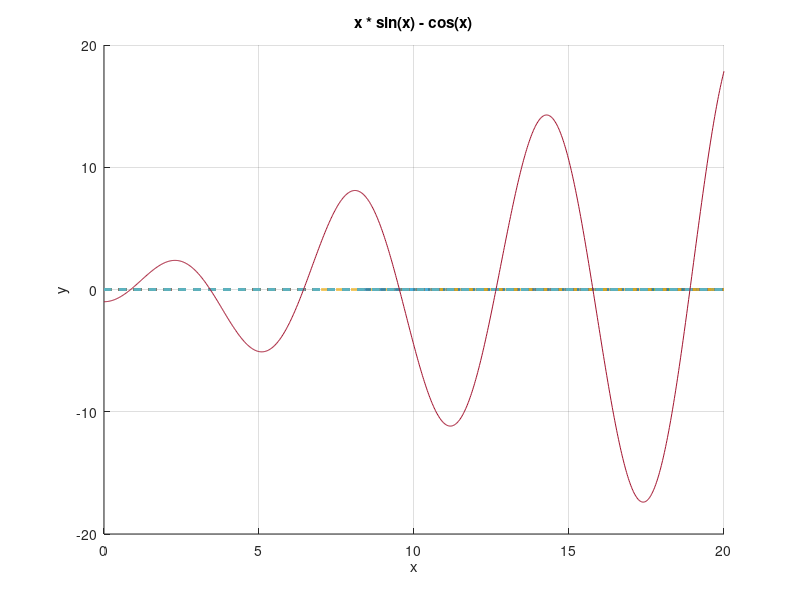

MATLAB code to generate this figure: (Note: this script raises an error after producing the figure.)
fun = @(x) x .* sin(x) - cos(x);

x = linspace(0, 20, 1000);
y = x .* sin(x) - cos(x);

hold on
grid on
title("x * sin(x) - cos(x)");
xlabel('x');
ylabel('y');
plot(x, zeros(1000), '--', 'linewidth', 2);
plot(x, y);

z = ginput(2);
[zr, zf] = fzero(fun, [z(1,1), z(2,1)]);
plot(zr, zf, 'r*', z(1,1), fun(z(1,1)), 'g*', z(2,1), fun(z(2,1)), 'g*');


